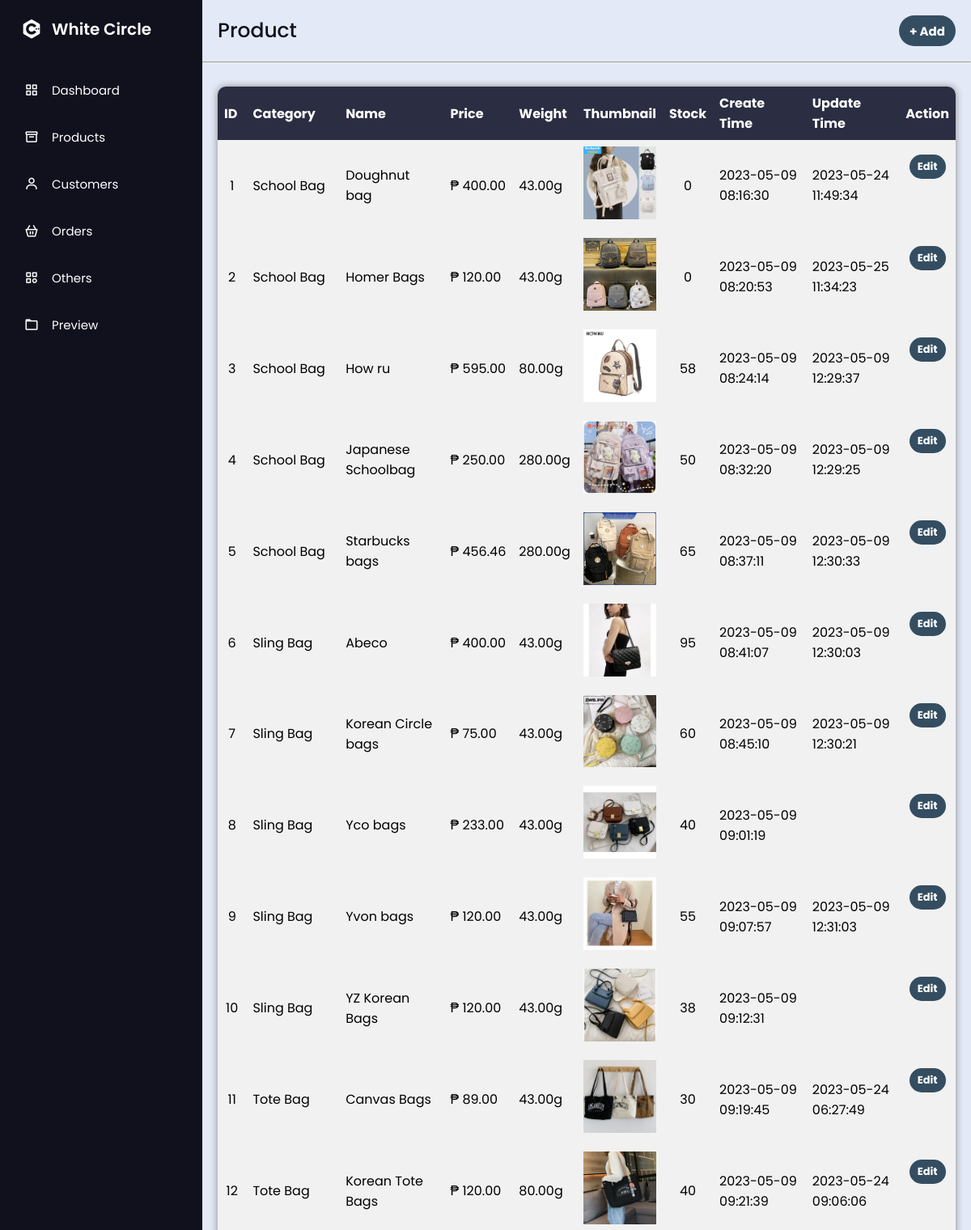
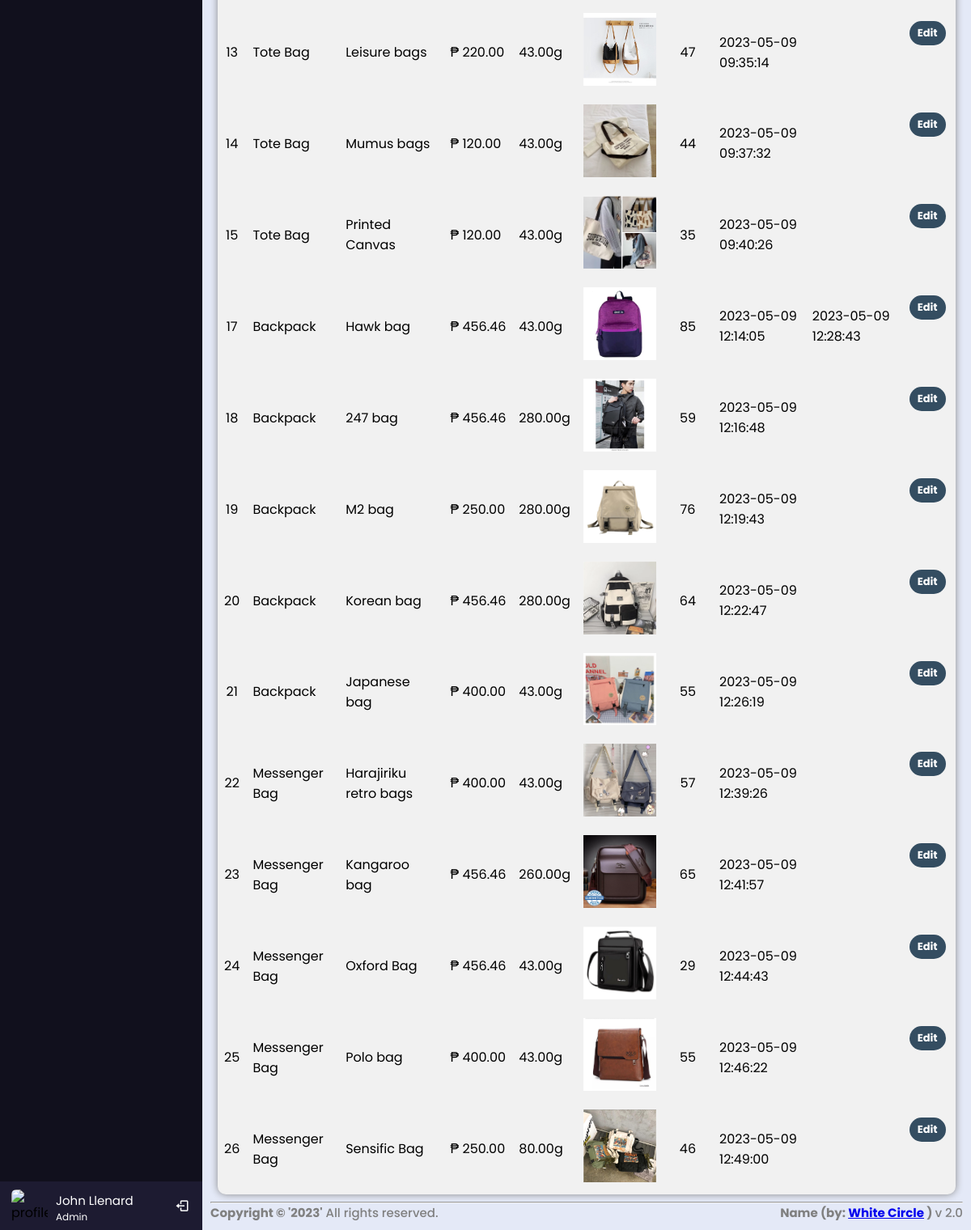
Screenshot of /src/admin.php?page=Admin/plugins/Product/ with the database file from the repository (2 pictures, top to bottom).
### tables this page shows
CREATE TABLE `products` (
  `Product_ID` int(10) NOT NULL,
  `Categories_ID` int(10) NOT NULL,
  `Product_Name` varchar(50) NOT NULL,
  `Product_Path` varchar(255) NOT NULL,
  `Product_Price` decimal(10,2) NOT NULL,
  `Product_Weight` decimal(10,2) NOT NULL,
  `Product_Thumbnail` varchar(100) NOT NULL,
  `Product_Stock` int(11) NOT NULL,
  `Product_Description` text NOT NULL,
  `create_time` timestamp NULL DEFAULT current_timestamp(),
  `update_time` timestamp NULL DEFAULT NULL
);

CREATE TABLE `categories` (
  `Categories_ID` int(10) NOT NULL,
  `Categories_Name` varchar(45) NOT NULL,
  `create_time` timestamp NULL DEFAULT current_timestamp(),
  `update_time` timestamp NULL DEFAULT NULL
);

### src/Admin/plugins/Product/index.php (the view, shortened to what this page needs)
<div class="bg">
    <div class="separator">
        <div class="text">
            <div class="cont-navigation">
                <p>Product</p>
                <button class="add-button" id="add-product-button" data-modal-index="1">+ Add</button>
            </div>
        </div>
    </div>
    <hr>
    <div class="separator">
        <div class="data-container">
            <?php
            $sql = "SELECT products.Product_ID, products.Categories_ID, categories.Categories_Name, products.Product_Name, products.Product_Price, products.Product_Weight, products.Product_Thumbnail, products.Product_Path, products.Product_Stock, products.create_time, products.update_time FROM `products` INNER JOIN `categories` ON products.Categories_ID = categories.Categories_ID";
            $query = $dbh->prepare($sql);
            $query->execute();
            $results = $query->fetchAll(PDO::FETCH_OBJ);
            ?>
            <table>
                <thead>
                    <tr>
                        <th>ID</th>
                        <th>Category</th>
                        <th>Name</th>
                        <th>Price</th>
                        <th>Weight</th>
                        <th>Thumbnail</th>
                        <th>Stock</th>
                        <th>Create Time</th>
                        <th>Update Time</th>
                        <th>Action</th>
                    </tr>
                </thead>
                <tbody>
                    <?php foreach ($results as $result): ?>
                        <tr>
                            <td style="text-align: center;">
                                <?php echo $result->Product_ID ?>
                            </td>
                            <td>
                                <?php echo $result->Categories_Name ?>
                            </td>
                            <td>
                                <?php echo $result->Product_Name ?>
                            </td>
                            <td style="white-space: nowrap">
                                ₱
                                <?php echo $result->Product_Price ?>
                            </td>
                            <td>
                                <?php echo $result->Product_Weight ?>g
                            </td>
                            <td style="width: 30px;">
                                <image style="width: 100%;"
                                    src="./SystemData/imgs/<?php echo $result->Product_Path . '/' . $result->Product_Thumbnail; ?>" />
                            </td>
                            <td style="text-align: center;">
                                <?php echo $result->Product_Stock ?>
                            </td>
                            <td>
                                <?php echo $result->create_time ?>
                            </td>
                            <td>
                                <?php echo $result->update_time ?>
                            </td>
                            <td class="button-function">
                                <button class="edit-pro-button edit" data-id="<?php echo $result->Product_ID; ?>">Edit
                                </button>
                            </td>
                        </tr>
                    <?php endforeach; ?>
                </tbody>
            </table>
        </div>
    </div>
</div>

### rows the page displays
products: Product_ID "1", Categories_ID.Categories_Name "School Bag", Product_Name "Doughnut bag", Product_Price "400.00", Product_Weight "43.00", Product_Path+Product_Thumbnail (picture), Product_Stock "0", create_time "2023-05-09 08:16:30", update_time "2023-05-24 11:49:34"
products: Product_ID "2", Categories_ID.Categories_Name "School Bag", Product_Name "Homer Bags", Product_Price "120.00", Product_Weight "43.00", Product_Path+Product_Thumbnail (picture), Product_Stock "0", create_time "2023-05-09 08:20:53", update_time "2023-05-25 11:34:23"
products: Product_ID "3", Categories_ID.Categories_Name "School Bag", Product_Name "How ru", Product_Price "595.00", Product_Weight "80.00", Product_Path+Product_Thumbnail (picture), Product_Stock "58", create_time "2023-05-09 08:24:14", update_time "2023-05-09 12:29:37"
products: Product_ID "4", Categories_ID.Categories_Name "School Bag", Product_Name "Japanese Schoolbag", Product_Price "250.00", Product_Weight "280.00", Product_Path+Product_Thumbnail (picture), Product_Stock "50", create_time "2023-05-09 08:32:20", update_time "2023-05-09 12:29:25"
products: Product_ID "5", Categories_ID.Categories_Name "School Bag", Product_Name "Starbucks bags", Product_Price "456.46", Product_Weight "280.00", Product_Path+Product_Thumbnail (picture), Product_Stock "65", create_time "2023-05-09 08:37:11", update_time "2023-05-09 12:30:33"
products: Product_ID "6", Categories_ID.Categories_Name "Sling Bag", Product_Name "Abeco", Product_Price "400.00", Product_Weight "43.00", Product_Path+Product_Thumbnail (picture), Product_Stock "95", create_time "2023-05-09 08:41:07", update_time "2023-05-09 12:30:03"
products: Product_ID "7", Categories_ID.Categories_Name "Sling Bag", Product_Name "Korean Circle bags", Product_Price "75.00", Product_Weight "43.00", Product_Path+Product_Thumbnail (picture), Product_Stock "60", create_time "2023-05-09 08:45:10", update_time "2023-05-09 12:30:21"
products: Product_ID "8", Categories_ID.Categories_Name "Sling Bag", Product_Name "Yco bags", Product_Price "233.00", Product_Weight "43.00", Product_Path+Product_Thumbnail (picture), Product_Stock "40", create_time "2023-05-09 09:01:19"
products: Product_ID "9", Categories_ID.Categories_Name "Sling Bag", Product_Name "Yvon bags", Product_Price "120.00", Product_Weight "43.00", Product_Path+Product_Thumbnail (picture), Product_Stock "55", create_time "2023-05-09 09:07:57", update_time "2023-05-09 12:31:03"
products: Product_ID "10", Categories_ID.Categories_Name "Sling Bag", Product_Name "YZ Korean Bags", Product_Price "120.00", Product_Weight "43.00", Product_Path+Product_Thumbnail (picture), Product_Stock "38", create_time "2023-05-09 09:12:31"
products: Product_ID "11", Categories_ID.Categories_Name "Tote Bag", Product_Name "Canvas Bags", Product_Price "89.00", Product_Weight "43.00", Product_Path+Product_Thumbnail (picture), Product_Stock "30", create_time "2023-05-09 09:19:45", update_time "2023-05-24 06:27:49"
products: Product_ID "12", Categories_ID.Categories_Name "Tote Bag", Product_Name "Korean Tote Bags", Product_Price "120.00", Product_Weight "80.00", Product_Path+Product_Thumbnail (picture), Product_Stock "40", create_time "2023-05-09 09:21:39", update_time "2023-05-24 09:06:06"
products: Product_ID "13", Categories_ID.Categories_Name "Tote Bag", Product_Name "Leisure bags", Product_Price "220.00", Product_Weight "43.00", Product_Path+Product_Thumbnail (picture), Product_Stock "47", create_time "2023-05-09 09:35:14"
products: Product_ID "14", Categories_ID.Categories_Name "Tote Bag", Product_Name "Mumus bags", Product_Price "120.00", Product_Weight "43.00", Product_Path+Product_Thumbnail (picture), Product_Stock "44", create_time "2023-05-09 09:37:32"
products: Product_ID "15", Categories_ID.Categories_Name "Tote Bag", Product_Name "Printed Canvas", Product_Price "120.00", Product_Weight "43.00", Product_Path+Product_Thumbnail (picture), Product_Stock "35", create_time "2023-05-09 09:40:26"
products: Product_ID "17", Categories_ID.Categories_Name "Backpack", Product_Name "Hawk bag", Product_Price "456.46", Product_Weight "43.00", Product_Path+Product_Thumbnail (picture), Product_Stock "85", create_time "2023-05-09 12:14:05", update_time "2023-05-09 12:28:43"
products: Product_ID "18", Categories_ID.Categories_Name "Backpack", Product_Name "247 bag", Product_Price "456.46", Product_Weight "280.00", Product_Path+Product_Thumbnail (picture), Product_Stock "59", create_time "2023-05-09 12:16:48"
products: Product_ID "19", Categories_ID.Categories_Name "Backpack", Product_Name "M2 bag", Product_Price "250.00", Product_Weight "280.00", Product_Path+Product_Thumbnail (picture), Product_Stock "76", create_time "2023-05-09 12:19:43"
products: Product_ID "20", Categories_ID.Categories_Name "Backpack", Product_Name "Korean bag", Product_Price "456.46", Product_Weight "280.00", Product_Path+Product_Thumbnail (picture), Product_Stock "64", create_time "2023-05-09 12:22:47"
products: Product_ID "21", Categories_ID.Categories_Name "Backpack", Product_Name "Japanese bag", Product_Price "400.00", Product_Weight "43.00", Product_Path+Product_Thumbnail (picture), Product_Stock "55", create_time "2023-05-09 12:26:19"
products: Product_ID "22", Categories_ID.Categories_Name "Messenger Bag", Product_Name "Harajiriku retro bags", Product_Price "400.00", Product_Weight "43.00", Product_Path+Product_Thumbnail (picture), Product_Stock "57", create_time "2023-05-09 12:39:26"
products: Product_ID "23", Categories_ID.Categories_Name "Messenger Bag", Product_Name "Kangaroo bag", Product_Price "456.46", Product_Weight "260.00", Product_Path+Product_Thumbnail (picture), Product_Stock "65", create_time "2023-05-09 12:41:57"
products: Product_ID "24", Categories_ID.Categories_Name "Messenger Bag", Product_Name "Oxford Bag", Product_Price "456.46", Product_Weight "43.00", Product_Path+Product_Thumbnail (picture), Product_Stock "29", create_time "2023-05-09 12:44:43"
products: Product_ID "25", Categories_ID.Categories_Name "Messenger Bag", Product_Name "Polo bag", Product_Price "400.00", Product_Weight "43.00", Product_Path+Product_Thumbnail (picture), Product_Stock "55", create_time "2023-05-09 12:46:22"
products: Product_ID "26", Categories_ID.Categories_Name "Messenger Bag", Product_Name "Sensific Bag", Product_Price "250.00", Product_Weight "80.00", Product_Path+Product_Thumbnail (picture), Product_Stock "46", create_time "2023-05-09 12:49:00"
